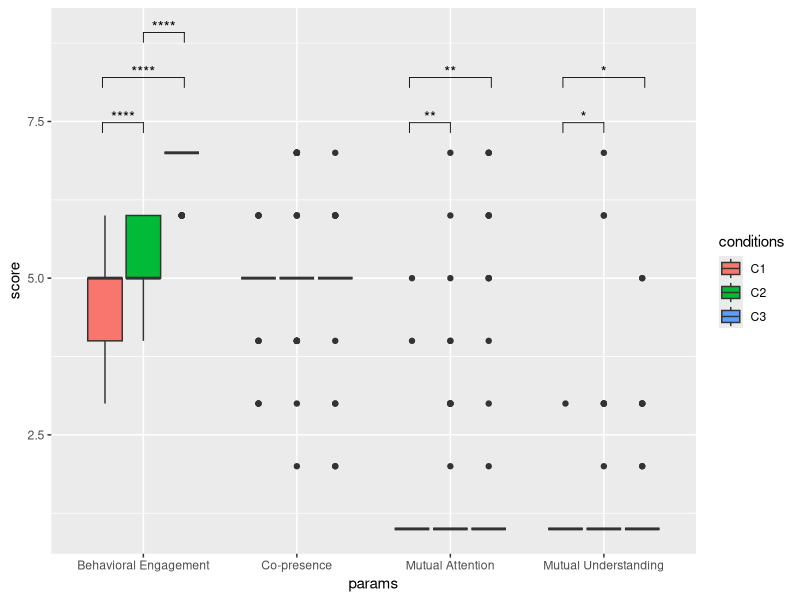
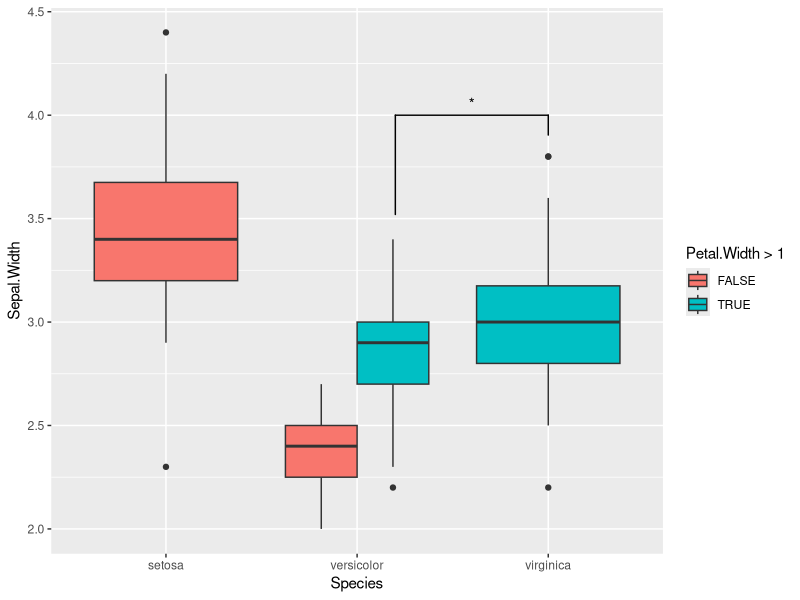
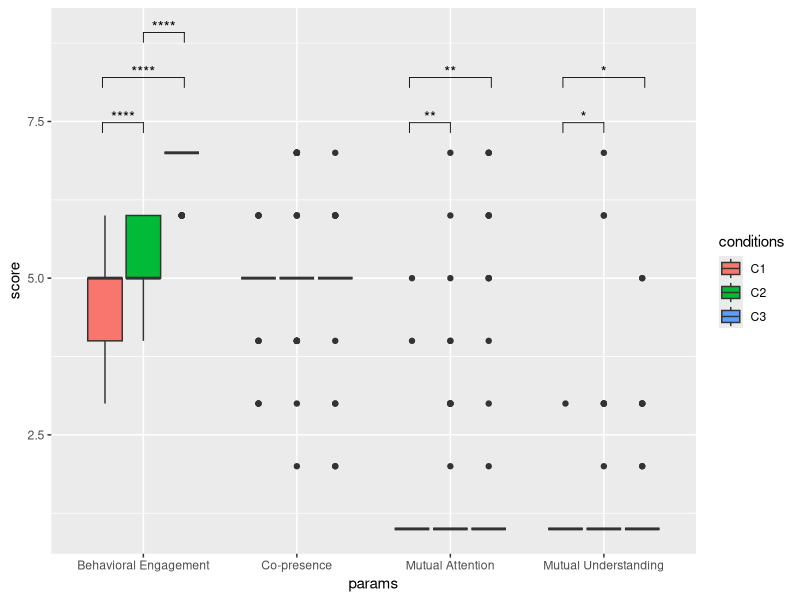

The R source for these figures, in order:
## ---- chunk 1
library(ggplot2)
library(ggpubr)
library(rstatix)

# Add automatically x and y positions
df=read.csv('csv/social.csv', sep=",")

test_results <- df %>% 
  group_by(params) %>% 
  wilcox_test(score ~ conditions, p.adjust.method = 'BH')

summary(test_results)
## ---- chunk 2
bxp <- ggplot(df, aes(x = params, y = score)) +
  geom_boxplot(aes(fill = conditions))
stat.test <- df %>% 
  group_by(params) %>% 
  wilcox_test(score~conditions, p.adjust.method = 'BH') %>%
  add_significance("p") %>%
  add_xy_position(x = "params")
bxp + stat_pvalue_manual(stat.test, label = 'p.signif', hide.ns = TRUE, tip.length = 0.02)

# saving the final figure
ggsave("out/social.pdf", width = 6.5, height = 4, dpi = 1000)
## ---- chunk 3
data("iris")
anno <- t.test(
  iris[iris$Petal.Width > 1 & iris$Species == "versicolor", "Sepal.Width"],
  iris[iris$Species == "virginica", "Sepal.Width"]
)$p.value

# Make plot with custom x and y position of the bracket
ggplot(iris, aes(x = Species, y = Sepal.Width, fill = Petal.Width > 1)) +
  geom_boxplot(position = "dodge") +
  geom_signif(
    annotation = "*",
    y_position = 4, xmin = 2.2, xmax = 3,
    tip_length = c(0.2, 0.04)
  )
